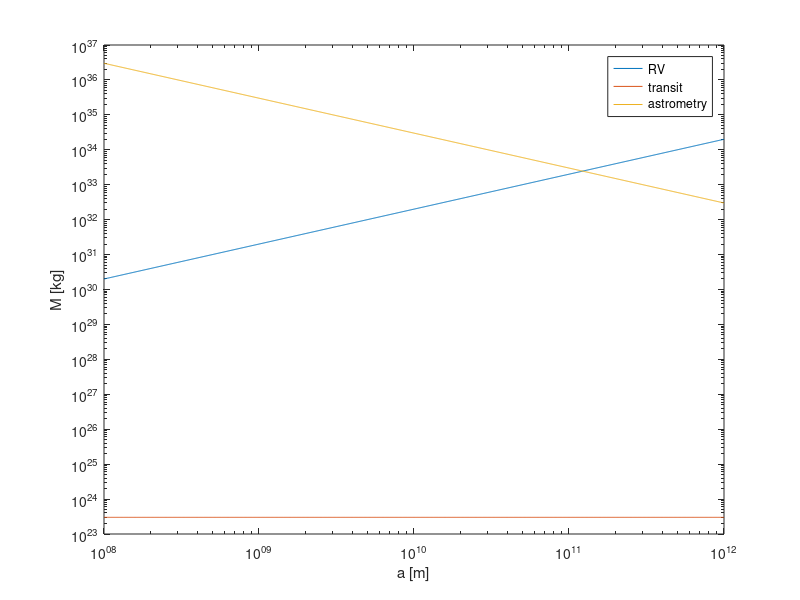

Write MATLAB code to recreate this figure.
clear; clc; close all;

as = logspace(8,12,1001);
Ms_rv = 2e22 * as;
Ms_tr = ones(size(as)) * 3e23;
Ms_am = 3e44 ./ as;

figure(1); clf(1); grid on;
loglog(as,Ms_rv); hold on;
loglog(as,Ms_tr);
loglog(as,Ms_am);
legend('RV','transit','astrometry','Location','Best');
xlabel('a [m]');
ylabel('M [kg]');